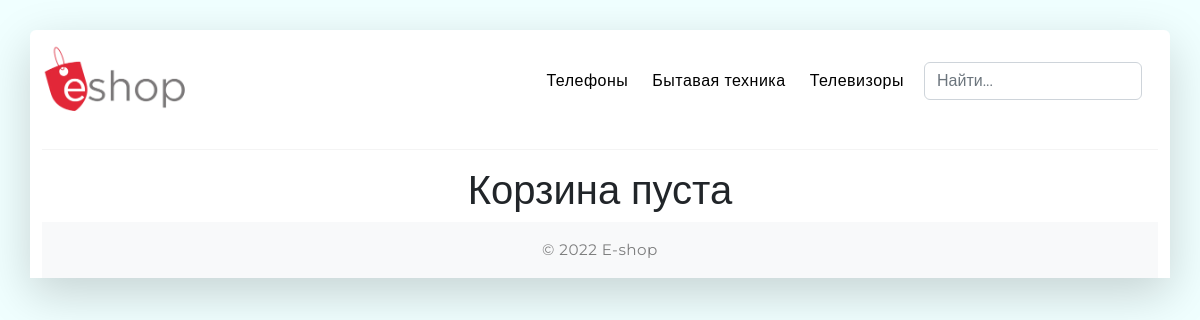
The app's page /user_cart with its own data.
### main_page/models.py (models this page shows)
class Category(models.Model):
    category_name = models.CharField(max_length=35)
    added_date = models.DateTimeField(auto_now_add=True)
    def __str__(self):
        return self.category_name

### main_page/views.py (the view)
# urls.py: path('user_cart', views.user_cart),  # Генерация динамический URL по имени продукта
def user_cart(request):
    user_cart = models.UserCart.objects.filter(user_id=request.user.id)
    count_products_in = len(user_cart)
    total = 0
    for checkout in user_cart:
        total += int(checkout.user_product_quantity) * float(checkout.user_product.product_price) + total
    all_category = models.Category.objects.all()
    return render(request, 'cart.html',
                  {'user_cart': user_cart, 'title': 'Корзина', 'all_category': all_category,
                   'count_products_in': count_products_in, 'total': total})  # Передать на FRONT

### main_page/templates/cart.html (shortened to what this page needs)
{% load static %}
<!doctype html>
<html lang="ru">
<head>
    <link rel="stylesheet" href="{% static 'css/bootstrap.min.css' %}" media="all">
    <link rel="stylesheet" href="{% static 'css/all.min.css' %}" media="all">
    <link rel='stylesheet' href="{% static 'css/lightslider.min.css' %}" media="all">
    <link rel="stylesheet" href="{% static 'css/style.css' %}" media="all">
</head>
<body>
<main class="container bg-white rounded-top shadow-lg">
    <header>
        <nav class="navbar navbar-expand-md navbar-light bg-white">
            <div class="container-fluid p-0">
                <a class="navbar-brand text-uppercase fw-800" href="/">
                    <img src="{% static 'img/logo.webp' %}" alt="e-shop logo" loading="lazy" width="150">
                </a>
                <div class="collapse navbar-collapse" id="myNav">
                    <div class="navbar-nav ms-auto">
                        {% for category in all_category %}
                            <a class="nav-link" href="../category/{{ category.id }}">{{ category }}</a>
                        {% endfor %}
                    </div>
                </div>
                <form class="col-12 col-lg-auto mb-3 mb-lg-0 me-lg-3 pl-5" role="search">
                    <input type="search" class="form-control" placeholder="Найти..." aria-label="Search">
                </form>
            </div>
        </nav>
    </header>
    <hr>
    <section class="new-products">
        {% if user_cart %}
            <div class="row g-5">
                <div class="col-md-5 col-lg-4 order-md-last">
                    <h4 class="d-flex justify-content-between align-items-center mb-3">
                        <span class="text-primary">В Корзине</span>
                        <span class="badge bg-primary rounded-pill">{{ count_products_in }}</span>
                    </h4>
                    <ul class="list-group mb-3">
                        {% for cart in user_cart %}
                            <li class="list-group-item d-flex justify-content-between lh-sm">
                                <div>
                                    <h6 class="my-0">{{ cart.user_product }}</h6>
                                    <small class="text-muted">Кол-во: {{ cart.user_product_quantity }}</small>
                                    <p><small class="text-muted">Цена: {{ cart.user_product.product_price }}</small></p>
                                </div>
                                <span class="text-muted">{% widthratio cart.user_product_quantity 1 cart.user_product.product_price %}</span>
                            </li>
                        {% endfor %}
                        <li class="list-group-item d-flex justify-content-between">
                            <span>Сумма заказа:</span>
                            <strong>{{total}}</strong>
                        </li>
                    </ul>
                </div>
                <div class="col-md-7 col-lg-8">
                    <h4 class="mb-3">Оформление заказа</h4>
                    <form class="needs-validation" novalidate action="/checkout/" method="post">
                        {% csrf_token %}
                        <div class="row g-3">
                            <div class="col-sm-6">
                                <label for="firstName" class="form-label">Ваше имя</label>
                                <input type="text" class="form-control" id="firstName" name="firstName" placeholder=""
                                       value="" required>
                                <div class="invalid-feedback">
                                    Требуется действительное имя
                                </div>
                            </div>
                            <div class="col-sm-6">
                                <label for="lastName" class="form-label">Фамилия</label>
                                <input type="text" class="form-control" id="lastName" name="lastName" placeholder=""
                                       value="" required>
                                <div class="invalid-feedback">
                                    Требуется действующая фамилия.
                                </div>
                            </div>
                            <div class="col-12">
                                <label for="email" class="form-label">E-mail <span
                                        class="text-muted">(По желанию)</span></label>
                                <input type="email" class="form-control" id="email" name="email"
                                       placeholder="you@example.com">
                                <div class="invalid-feedback">
                                    Пожалуйста, введите действующий адрес электронной почты
                                </div>
                            </div>
                            <div class="col-12">
                                <label for="address" class="form-label">Адрес</label>
                                <input type="text" class="form-control" id="address" name="address"
                                       placeholder="1234 Main St" required>
                                <div class="invalid-feedback">
                                    Пожалуйста, введите адрес доставки.
                                </div>
                            </div>
                            <div class="col-12">
                                <label for="address2" class="form-label">Адрес 2 <span
                                        class="text-muted">(По желанию)</span></label>
                                <input type="text" class="form-control" id="address2" name="address2"
                                       placeholder="Apartment or suite">
                            </div>
                        </div>
                        <hr class="my-4">
                        <div class="form-check">
                            <input type="checkbox" class="form-check-input" id="same-address" name="same-address">
                            <label class="form-check-label" for="same-address">Адрес доставки совпадает с моим платежным
                                адресом</label>
                        </div>
                        <div class="form-check">
                            <input type="checkbox" class="form-check-input" id="save-info" name="save-info">
                            <label class="form-check-label" for="save-info">Сохраните эту информацию для следующего
                                раза</label>
                        </div>
                        <hr class="my-4">
                        <h4 class="mb-3">Оплата</h4>
                        <div class="my-3">
                            <div class="form-check">
                                <input id="credit" name="paymentMethod" type="radio" class="form-check-input" checked
                                       required>
                                <label class="form-check-label" for="credit">Кредитная карта</label>
                            </div>
                            <div class="form-check">
                                <input id="debit" name="paymentMethod" type="radio" class="form-check-input" required>
                                <label class="form-check-label" for="debit">Наличними</label>
                            </div>
                            <div class="form-check">
                                <input id="paypal" name="paymentMethod" type="radio" class="form-check-input" required>
                                <label class="form-check-label" for="paypal">Онлайн оплата</label>
                            </div>
                        </div>
                        <button class="w-100 btn btn-danger btn-lg" type="submit">Оформить заказ</button>
                    </form>
                </div>
            </div>
        {% else %}
            <h1 class="text-center">Корзина пуста</h1>
        {% endif %}
    </section>
    <footer class="bg-light text-center text-white">
        <div class="text-center p-3">
            <a class="text-black-50" href="/">© {% now "Y" %} E-shop</a>
        </div>
    </footer>
</main>
</body>
</html>

### main_page/static/css/style.css (style rules this page uses)
* { padding: 0; margin: 0; box-sizing: border-box; font-family: 'Montserrat', sans-serif }
body { background-color: azure; }
a { color: #452f52; text-decoration: none; font-size: 0.95rem; letter-spacing: 0.5px; }
.container { margin: 30px auto }
.navbar-nav .nav-link { color: #000 !important; padding: 0.5rem 0rem !important; border-color: transparent; margin-left: 1.5rem; transition: none }
.navbar .navbar-brand img { width: 150px !important; }
.fw-800 { font-weight: 800 }
@media (min-width: 768px) { .navbar-expand-md .navbar-nav { flex-direction: row; margin-right: 20px; } }
img { display: block; height: auto; width: 100% }
hr { color: #d4d4d4 }

### records on screen
Category: category_name "Телефоны"
Category: category_name "Бытавая техника"
Category: category_name "Телевизоры"
